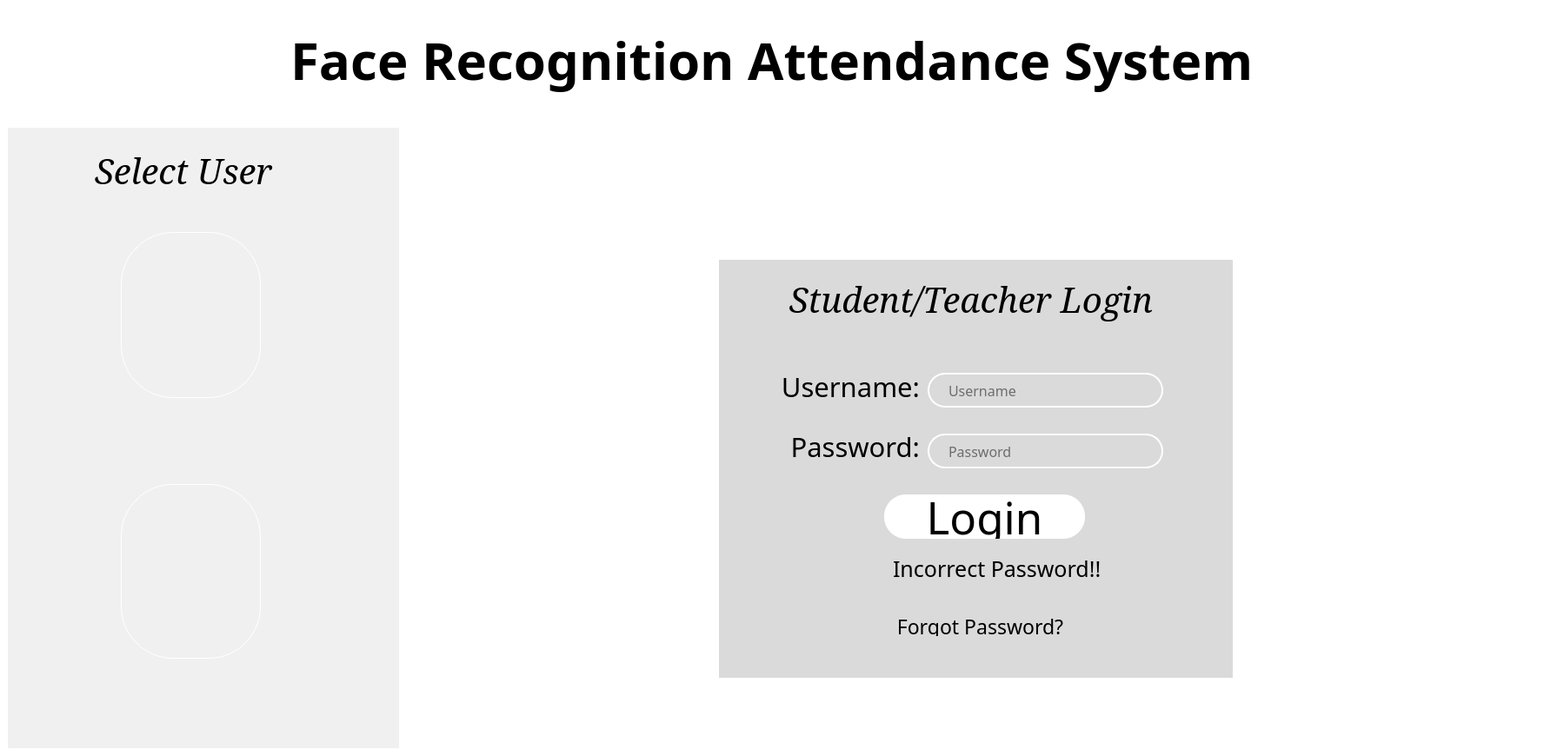
<?xml version="1.0" encoding="UTF-8"?>
<ui version="4.0">
 <class>MainWindow</class>
 <widget class="QMainWindow" name="MainWindow">
  <property name="geometry">
   <rect>
    <x>0</x>
    <y>0</y>
    <width>1776</width>
    <height>870</height>
   </rect>
  </property>
  <property name="windowTitle">
   <string>MainWindow</string>
  </property>
  <property name="styleSheet">
   <string notr="true">*{
border:none;
background-color:transparent;
background: transparent;
padding: 0;
margin: 0;
color: #fff;
}
#TeacherStudent{
border: solid 10px grey;
background-color: rgba(180, 180, 180,50);
color:rgb(0,0,0)
}
#centralwidget{
border-image: url(:/newPrefix/7.JPG);
}
#main{
border: solid 10px grey;
background-color: rgba(180, 180, 180,127);
color:rgb(0,0,0)
}
QLabel{
color:rgb(0, 0, 0);
}
QLineEdit{
border: 2px solid rgb(255,255,255);
border-radius: 20px;
color: rgb(0, 0, 0);
padding-left:20px;
padding-right:20px;
backgrounnd-color: rgb(34,36,44);
}
QLineEdit:hover{
border:2px solid rgb(0,0,0);}
QlineEdit:focus{
border: 2px solid rgb(251, 255, 0);
background-color:rgb(43,45,56);
}
QRadioButton{
border:1px solid rgb(255,255,255);
border-radius:60px;}
QRadioButton:checked{
border:1px solid rgb(0, 0, 0);
border-radius:60px;}
#pushButton:hover{
color:rgb(255, 255, 255)
}
#pushButton{
color:rgb(0, 0, 0)
}
#login_btn{
background-color: rgb(255, 255, 255);
border-radius:25px;
color: rgb(0,0,0);
}
#login_btn:hover{
background-color: rgb(0,0,0);
border-radius:25px;
color: rgb(255,255,255);
}</string>
  </property>
  <widget class="QWidget" name="centralwidget">
   <property name="styleSheet">
    <string notr="true"/>
   </property>
   <layout class="QVBoxLayout" name="verticalLayout">
    <property name="spacing">
     <number>10</number>
    </property>
    <property name="leftMargin">
     <number>0</number>
    </property>
    <property name="rightMargin">
     <number>0</number>
    </property>
    <property name="bottomMargin">
     <number>0</number>
    </property>
    <item>
     <widget class="QWidget" name="Title" native="true">
      <layout class="QHBoxLayout" name="horizontalLayout_2">
       <item alignment="Qt::AlignHCenter|Qt::AlignVCenter">
        <widget class="QFrame" name="frame_5">
         <property name="sizePolicy">
          <sizepolicy hsizetype="Preferred" vsizetype="Preferred">
           <horstretch>0</horstretch>
           <verstretch>0</verstretch>
          </sizepolicy>
         </property>
         <property name="frameShape">
          <enum>QFrame::StyledPanel</enum>
         </property>
         <property name="frameShadow">
          <enum>QFrame::Raised</enum>
         </property>
         <layout class="QVBoxLayout" name="verticalLayout_2">
          <item>
           <widget class="QLabel" name="label">
            <property name="font">
             <font>
              <family>BlackChancery</family>
              <pointsize>45</pointsize>
              <weight>75</weight>
              <bold>true</bold>
              <underline>false</underline>
             </font>
            </property>
            <property name="text">
             <string>Face Recognition Attendance System</string>
            </property>
           </widget>
          </item>
         </layout>
        </widget>
       </item>
      </layout>
     </widget>
    </item>
    <item>
     <widget class="QWidget" name="Body" native="true">
      <property name="sizePolicy">
       <sizepolicy hsizetype="Preferred" vsizetype="Expanding">
        <horstretch>0</horstretch>
        <verstretch>0</verstretch>
       </sizepolicy>
      </property>
      <property name="font">
       <font>
        <family>Habisa</family>
       </font>
      </property>
      <layout class="QHBoxLayout" name="horizontalLayout" stretch="0,0">
       <item alignment="Qt::AlignLeft">
        <widget class="QWidget" name="TeacherStudent" native="true">
         <property name="minimumSize">
          <size>
           <width>450</width>
           <height>0</height>
          </size>
         </property>
         <property name="font">
          <font>
           <family>Orbitron</family>
          </font>
         </property>
         <widget class="QFrame" name="frame">
          <property name="geometry">
           <rect>
            <x>0</x>
            <y>-1</y>
            <width>1000</width>
            <height>101</height>
           </rect>
          </property>
          <property name="sizePolicy">
           <sizepolicy hsizetype="Expanding" vsizetype="Preferred">
            <horstretch>0</horstretch>
            <verstretch>0</verstretch>
           </sizepolicy>
          </property>
          <property name="styleSheet">
           <string notr="true"/>
          </property>
          <property name="frameShape">
           <enum>QFrame::StyledPanel</enum>
          </property>
          <property name="frameShadow">
           <enum>QFrame::Raised</enum>
          </property>
          <widget class="QLabel" name="label_2">
           <property name="geometry">
            <rect>
             <x>100</x>
             <y>30</y>
             <width>231</width>
             <height>41</height>
            </rect>
           </property>
           <property name="sizePolicy">
            <sizepolicy hsizetype="Preferred" vsizetype="Expanding">
             <horstretch>0</horstretch>
             <verstretch>0</verstretch>
            </sizepolicy>
           </property>
           <property name="font">
            <font>
             <family>Noto Serif</family>
             <pointsize>30</pointsize>
             <italic>true</italic>
            </font>
           </property>
           <property name="styleSheet">
            <string notr="true"/>
           </property>
           <property name="text">
            <string>Select User</string>
           </property>
          </widget>
         </widget>
         <widget class="QRadioButton" name="radioButton">
          <property name="geometry">
           <rect>
            <x>130</x>
            <y>120</y>
            <width>161</width>
            <height>191</height>
           </rect>
          </property>
          <property name="text">
           <string/>
          </property>
          <property name="icon">
           <iconset resource="i.qrc">
            <normaloff>:/newPrefix/tr.png</normaloff>:/newPrefix/tr.png</iconset>
          </property>
          <property name="iconSize">
           <size>
            <width>300</width>
            <height>300</height>
           </size>
          </property>
         </widget>
         <widget class="QRadioButton" name="radioButton_2">
          <property name="geometry">
           <rect>
            <x>130</x>
            <y>410</y>
            <width>161</width>
            <height>201</height>
           </rect>
          </property>
          <property name="layoutDirection">
           <enum>Qt::LeftToRight</enum>
          </property>
          <property name="text">
           <string/>
          </property>
          <property name="icon">
           <iconset resource="i.qrc">
            <normaloff>:/newPrefix/st.png</normaloff>:/newPrefix/st.png</iconset>
          </property>
          <property name="iconSize">
           <size>
            <width>150</width>
            <height>350</height>
           </size>
          </property>
          <property name="checkable">
           <bool>true</bool>
          </property>
          <property name="checked">
           <bool>false</bool>
          </property>
         </widget>
        </widget>
       </item>
       <item>
        <widget class="QWidget" name="Login" native="true">
         <property name="sizePolicy">
          <sizepolicy hsizetype="Expanding" vsizetype="Preferred">
           <horstretch>0</horstretch>
           <verstretch>0</verstretch>
          </sizepolicy>
         </property>
         <widget class="QWidget" name="main" native="true">
          <property name="geometry">
           <rect>
            <x>362</x>
            <y>152</y>
            <width>591</width>
            <height>481</height>
           </rect>
          </property>
          <property name="sizePolicy">
           <sizepolicy hsizetype="Fixed" vsizetype="Fixed">
            <horstretch>0</horstretch>
            <verstretch>0</verstretch>
           </sizepolicy>
          </property>
          <widget class="QPushButton" name="login_btn">
           <property name="geometry">
            <rect>
             <x>190</x>
             <y>270</y>
             <width>231</width>
             <height>51</height>
            </rect>
           </property>
           <property name="font">
            <font>
             <family>Bananas Personal Use</family>
             <pointsize>38</pointsize>
             <weight>50</weight>
             <bold>false</bold>
            </font>
           </property>
           <property name="cursor">
            <cursorShape>PointingHandCursor</cursorShape>
           </property>
           <property name="text">
            <string>Login</string>
           </property>
           <property name="icon">
            <iconset>
             <normaloff>../../../login.png</normaloff>../../../login.png</iconset>
           </property>
           <property name="iconSize">
            <size>
             <width>100</width>
             <height>50</height>
            </size>
           </property>
          </widget>
          <widget class="QFrame" name="frame_6">
           <property name="geometry">
            <rect>
             <x>20</x>
             <y>80</y>
             <width>511</width>
             <height>101</height>
            </rect>
           </property>
           <property name="frameShape">
            <enum>QFrame::StyledPanel</enum>
           </property>
           <property name="frameShadow">
            <enum>QFrame::Raised</enum>
           </property>
           <widget class="QFrame" name="frame_8">
            <property name="geometry">
             <rect>
              <x>10</x>
              <y>10</y>
              <width>211</width>
              <height>131</height>
             </rect>
            </property>
            <property name="frameShape">
             <enum>QFrame::StyledPanel</enum>
            </property>
            <property name="frameShadow">
             <enum>QFrame::Raised</enum>
            </property>
            <widget class="QLabel" name="label_3">
             <property name="geometry">
              <rect>
               <x>20</x>
               <y>40</y>
               <width>181</width>
               <height>31</height>
              </rect>
             </property>
             <property name="font">
              <font>
               <family>Maiandra GD</family>
               <pointsize>23</pointsize>
              </font>
             </property>
             <property name="text">
              <string>Username:</string>
             </property>
             <property name="alignment">
              <set>Qt::AlignRight|Qt::AlignTrailing|Qt::AlignVCenter</set>
             </property>
            </widget>
           </widget>
           <widget class="QFrame" name="frame_9">
            <property name="geometry">
             <rect>
              <x>140</x>
              <y>10</y>
              <width>371</width>
              <height>131</height>
             </rect>
            </property>
            <property name="frameShape">
             <enum>QFrame::StyledPanel</enum>
            </property>
            <property name="frameShadow">
             <enum>QFrame::Raised</enum>
            </property>
            <widget class="QLineEdit" name="lineEdit_2">
             <property name="geometry">
              <rect>
               <x>80</x>
               <y>40</y>
               <width>271</width>
               <height>40</height>
              </rect>
             </property>
             <property name="font">
              <font>
               <family>Maiandra GD</family>
               <pointsize>12</pointsize>
              </font>
             </property>
             <property name="styleSheet">
              <string notr="true"/>
             </property>
             <property name="placeholderText">
              <string>Username</string>
             </property>
             <property name="clearButtonEnabled">
              <bool>false</bool>
             </property>
            </widget>
           </widget>
          </widget>
          <widget class="QFrame" name="frame_7">
           <property name="geometry">
            <rect>
             <x>20</x>
             <y>170</y>
             <width>501</width>
             <height>111</height>
            </rect>
           </property>
           <property name="frameShape">
            <enum>QFrame::StyledPanel</enum>
           </property>
           <property name="frameShadow">
            <enum>QFrame::Raised</enum>
           </property>
           <widget class="QFrame" name="frame_10">
            <property name="geometry">
             <rect>
              <x>20</x>
              <y>10</y>
              <width>201</width>
              <height>151</height>
             </rect>
            </property>
            <property name="frameShape">
             <enum>QFrame::StyledPanel</enum>
            </property>
            <property name="frameShadow">
             <enum>QFrame::Raised</enum>
            </property>
            <widget class="QLabel" name="label_4">
             <property name="geometry">
              <rect>
               <x>20</x>
               <y>10</y>
               <width>171</width>
               <height>50</height>
              </rect>
             </property>
             <property name="font">
              <font>
               <family>Maiandra GD</family>
               <pointsize>23</pointsize>
              </font>
             </property>
             <property name="text">
              <string>Password:</string>
             </property>
             <property name="alignment">
              <set>Qt::AlignRight|Qt::AlignTrailing|Qt::AlignVCenter</set>
             </property>
            </widget>
           </widget>
           <widget class="QFrame" name="frame_11">
            <property name="geometry">
             <rect>
              <x>140</x>
              <y>10</y>
              <width>381</width>
              <height>151</height>
             </rect>
            </property>
            <property name="frameShape">
             <enum>QFrame::StyledPanel</enum>
            </property>
            <property name="frameShadow">
             <enum>QFrame::Raised</enum>
            </property>
            <widget class="QLineEdit" name="lineEdit">
             <property name="geometry">
              <rect>
               <x>80</x>
               <y>20</y>
               <width>271</width>
               <height>40</height>
              </rect>
             </property>
             <property name="font">
              <font>
               <family>Maiandra GD</family>
               <pointsize>12</pointsize>
              </font>
             </property>
             <property name="styleSheet">
              <string notr="true"/>
             </property>
             <property name="echoMode">
              <enum>QLineEdit::Password</enum>
             </property>
             <property name="placeholderText">
              <string>Password</string>
             </property>
            </widget>
           </widget>
          </widget>
          <widget class="QLabel" name="ip">
           <property name="geometry">
            <rect>
             <x>200</x>
             <y>340</y>
             <width>411</width>
             <height>31</height>
            </rect>
           </property>
           <property name="font">
            <font>
             <family>Maiandra GD</family>
             <pointsize>19</pointsize>
            </font>
           </property>
           <property name="text">
            <string>Incorrect Password!!</string>
           </property>
          </widget>
          <widget class="QFrame" name="frame_3">
           <property name="geometry">
            <rect>
             <x>60</x>
             <y>20</y>
             <width>451</width>
             <height>51</height>
            </rect>
           </property>
           <property name="sizePolicy">
            <sizepolicy hsizetype="Expanding" vsizetype="Expanding">
             <horstretch>0</horstretch>
             <verstretch>0</verstretch>
            </sizepolicy>
           </property>
           <property name="layoutDirection">
            <enum>Qt::LeftToRight</enum>
           </property>
           <property name="frameShape">
            <enum>QFrame::StyledPanel</enum>
           </property>
           <property name="frameShadow">
            <enum>QFrame::Plain</enum>
           </property>
           <layout class="QVBoxLayout" name="verticalLayout_3">
            <property name="spacing">
             <number>0</number>
            </property>
            <property name="topMargin">
             <number>0</number>
            </property>
            <property name="rightMargin">
             <number>0</number>
            </property>
            <property name="bottomMargin">
             <number>0</number>
            </property>
            <item>
             <widget class="QLabel" name="label_5">
              <property name="font">
               <font>
                <family>Noto Serif</family>
                <pointsize>30</pointsize>
                <weight>50</weight>
                <italic>true</italic>
                <bold>false</bold>
               </font>
              </property>
              <property name="text">
               <string>Student/Teacher Login</string>
              </property>
              <property name="alignment">
               <set>Qt::AlignCenter</set>
              </property>
             </widget>
            </item>
           </layout>
          </widget>
          <widget class="QPushButton" name="pushButton">
           <property name="geometry">
            <rect>
             <x>200</x>
             <y>410</y>
             <width>201</width>
             <height>23</height>
            </rect>
           </property>
           <property name="font">
            <font>
             <family>Maiandra GD</family>
             <pointsize>17</pointsize>
             <underline>true</underline>
            </font>
           </property>
           <property name="text">
            <string>Forgot Password?</string>
           </property>
          </widget>
         </widget>
        </widget>
       </item>
      </layout>
     </widget>
    </item>
   </layout>
  </widget>
 </widget>
 <resources>
  <include location="i.qrc"/>
 </resources>
 <connections/>
</ui>
